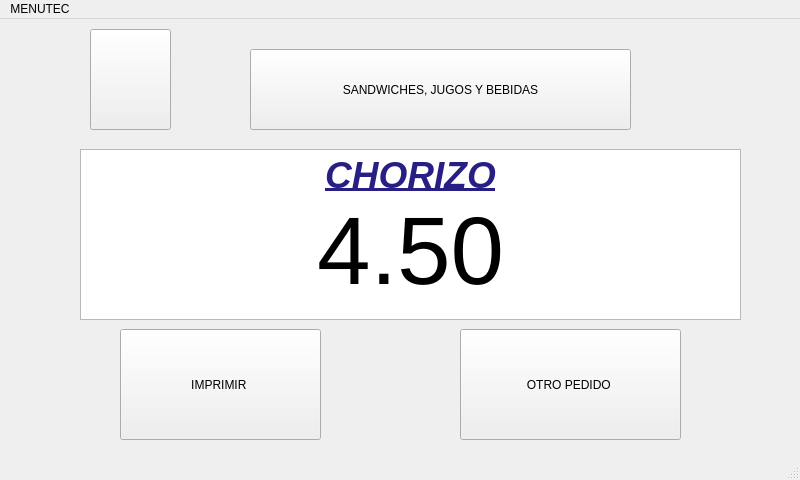
<?xml version="1.0" encoding="UTF-8"?>
<ui version="4.0">
 <class>panes5Window</class>
 <widget class="QMainWindow" name="panes5Window">
  <property name="geometry">
   <rect>
    <x>0</x>
    <y>0</y>
    <width>800</width>
    <height>480</height>
   </rect>
  </property>
  <property name="windowTitle">
   <string>MainWindow</string>
  </property>
  <widget class="QWidget" name="centralwidget">
   <widget class="QPushButton" name="btnPanes5">
    <property name="geometry">
     <rect>
      <x>250</x>
      <y>30</y>
      <width>381</width>
      <height>81</height>
     </rect>
    </property>
    <property name="text">
     <string>SANDWICHES, JUGOS Y BEBIDAS</string>
    </property>
    <property name="icon">
     <iconset>
      <normaloff>UTEC.png</normaloff>UTEC.png</iconset>
    </property>
   </widget>
   <widget class="QTextEdit" name="textEdit_2">
    <property name="geometry">
     <rect>
      <x>80</x>
      <y>130</y>
      <width>661</width>
      <height>171</height>
     </rect>
    </property>
    <property name="html">
     <string>&lt;!DOCTYPE HTML PUBLIC &quot;-//W3C//DTD HTML 4.0//EN&quot; &quot;http://www.w3.org/TR/REC-html40/strict.dtd&quot;&gt;
&lt;html&gt;&lt;head&gt;&lt;meta name=&quot;qrichtext&quot; content=&quot;1&quot; /&gt;&lt;style type=&quot;text/css&quot;&gt;
p, li { white-space: pre-wrap; }
&lt;/style&gt;&lt;/head&gt;&lt;body style=&quot; font-family:'Ubuntu'; font-size:11pt; font-weight:400; font-style:normal;&quot;&gt;
&lt;p align=&quot;center&quot; style=&quot; margin-top:0px; margin-bottom:0px; margin-left:0px; margin-right:0px; -qt-block-indent:0; text-indent:0px;&quot;&gt;&lt;span style=&quot; font-size:28pt; font-weight:600; font-style:italic; text-decoration: underline; color:#281f84;&quot;&gt;CHORIZO&lt;/span&gt;&lt;/p&gt;
&lt;p align=&quot;center&quot; style=&quot; margin-top:0px; margin-bottom:0px; margin-left:0px; margin-right:0px; -qt-block-indent:0; text-indent:0px;&quot;&gt;&lt;span style=&quot; font-size:72pt;&quot;&gt;4.50&lt;/span&gt;&lt;/p&gt;&lt;/body&gt;&lt;/html&gt;</string>
    </property>
   </widget>
   <widget class="QPushButton" name="btnImprimir55">
    <property name="geometry">
     <rect>
      <x>120</x>
      <y>310</y>
      <width>201</width>
      <height>111</height>
     </rect>
    </property>
    <property name="text">
     <string>IMPRIMIR </string>
    </property>
   </widget>
   <widget class="QPushButton" name="btnPedido55">
    <property name="geometry">
     <rect>
      <x>460</x>
      <y>310</y>
      <width>221</width>
      <height>111</height>
     </rect>
    </property>
    <property name="text">
     <string>OTRO PEDIDO </string>
    </property>
   </widget>
   <widget class="QPushButton" name="btnIzquierda55">
    <property name="geometry">
     <rect>
      <x>90</x>
      <y>10</y>
      <width>81</width>
      <height>101</height>
     </rect>
    </property>
    <property name="text">
     <string/>
    </property>
    <property name="icon">
     <iconset>
      <normaloff>flecha-hacia-la-izquierda-antes-de-icono-4330-128.png</normaloff>flecha-hacia-la-izquierda-antes-de-icono-4330-128.png</iconset>
    </property>
    <property name="iconSize">
     <size>
      <width>100</width>
      <height>100</height>
     </size>
    </property>
   </widget>
  </widget>
  <widget class="QMenuBar" name="menubar">
   <property name="geometry">
    <rect>
     <x>0</x>
     <y>0</y>
     <width>800</width>
     <height>25</height>
    </rect>
   </property>
   <widget class="QMenu" name="menuMENUTEC">
    <property name="title">
     <string>MENUTEC</string>
    </property>
   </widget>
   <addaction name="menuMENUTEC"/>
  </widget>
  <widget class="QStatusBar" name="statusbar"/>
 </widget>
 <resources/>
 <connections/>
</ui>
